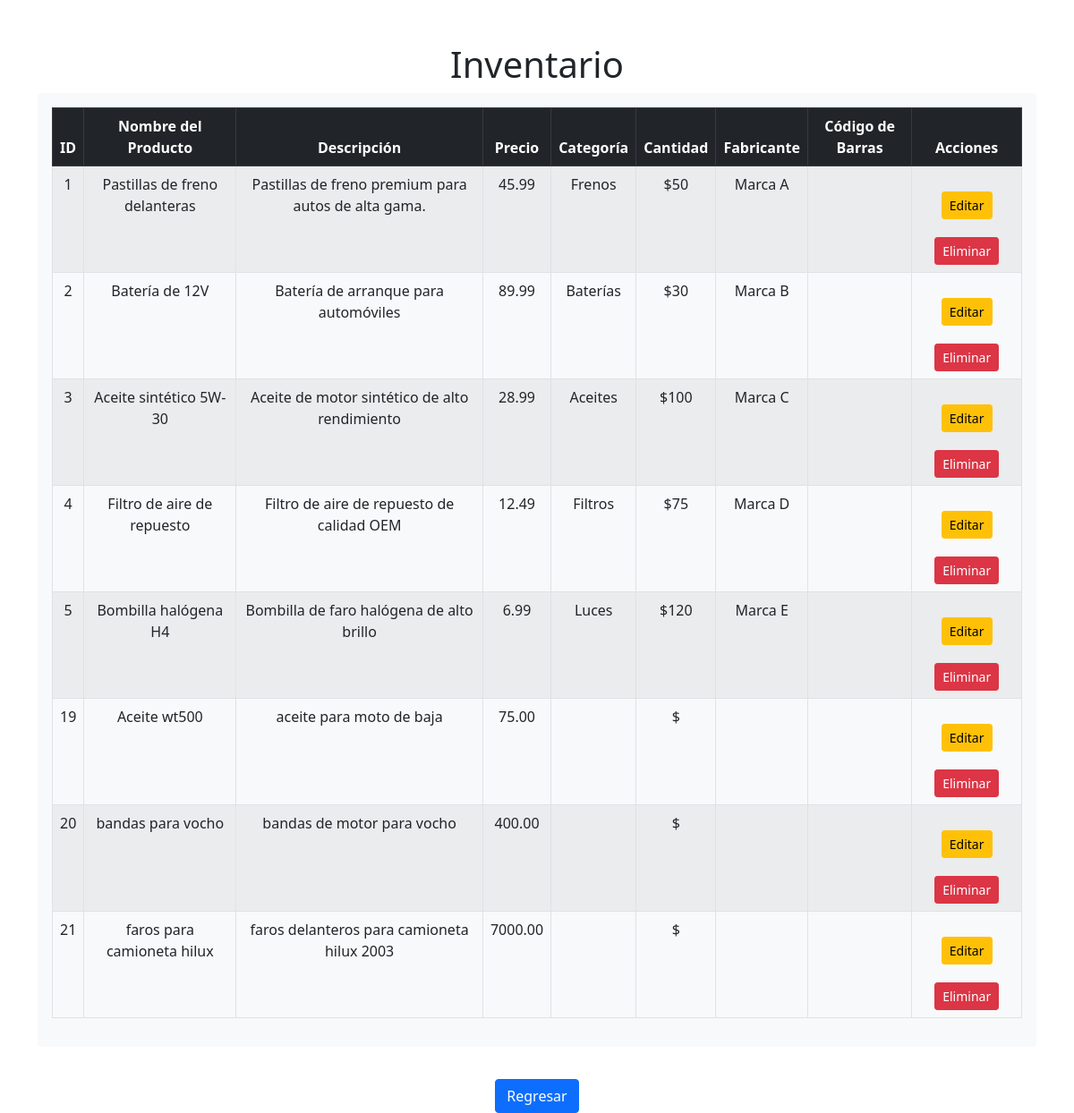
The app's page /php/inventario.php with its own data.
### tables this page shows
CREATE TABLE IF NOT EXISTS `productos` (
  `IDproductos` int NOT NULL AUTO_INCREMENT,
  `Nombre` varchar(255) DEFAULT NULL,
  `Descripcion` text,
  `Precio` decimal(10,2) DEFAULT NULL,
  `Categoria` varchar(50) DEFAULT NULL,
  `Fabricante` varchar(100) DEFAULT NULL,
  `CantidadStock` int DEFAULT NULL,
  `destacado` varchar(45) DEFAULT NULL,
  `fecha_agregado` date DEFAULT NULL,
  `CodigoBarras` longblob,
  PRIMARY KEY (`IDproductos`)
);

### php/inventario.php (the view, shortened to what this page needs)
<!DOCTYPE html>
<html lang="es">
<head>
    <link rel="stylesheet" href="https://cdn.jsdelivr.net/npm/bootstrap@5.0.2/dist/css/bootstrap.min.css">
    <link rel="stylesheet" href="https://cdnjs.cloudflare.com/ajax/libs/animate.css/4.1.1/animate.min.css">
    <link rel="stylesheet" href="/AutoZone/Autozone/css/inventario.css">
</head>
<body>
    <div class="container mt-5 animate__animated animate__enter">
        <h1 class="text-center">Inventario</h1>
        <div class="rounded p-3 bg-light">
            <table class="table table-bordered table-striped text-center">
                <thead class="table-dark">
                    <tr>
                        <th>ID</th>
                        <th>Nombre del Producto</th>
                        <th>Descripción</th>
                        <th>Precio</th>
                        <th>Categoría</th>
                        <th>Cantidad</th>
                        <th>Fabricante</th>
                        <th>Código de Barras</th>
                        <th>Acciones</th>
                    </tr>
                </thead>
                <tbody>
                    <?php
                    include "conexionpwd.php";
                    $sql = "SELECT * FROM productos";
                    $result = $conn->query($sql);
                    if ($result->num_rows > 0) {
                        while ($row = $result->fetch_assoc()) {
                            echo "<tr>";
                            echo "<td>" . $row["IDproductos"] . "</td>";
                            echo "<td>" . $row["Nombre"] . "</td>";
                            echo "<td>" . $row["Descripcion"] . "</td>";
                            echo "<td>" . $row["Precio"] . "</td>";
                            echo "<td>" . $row["Categoria"] . "</td>";
                            echo "<td>$" . $row["CantidadStock"] . "</td>";
                            echo "<td>" . $row["Fabricante"] . "</td>";
                            echo "<td><div class='barcode' data-code='" . $row["CodigoBarras"] . "'></div></td>";
                            echo "<td>";
                            echo "<a href='/Autozone/conexion/editar.php?tabla=productos&ID=" . $row["IDproductos"] . "' class='btn btn-warning btn-sm'>Editar</a>";
                            echo "<a href='/Autozone/conexion/eliminar.php?tabla=productos&ID=" . $row["IDproductos"] . "' class='btn btn-danger btn-sm'>Eliminar</a>";
                            echo "</td>";
                            echo "</tr>";
                        }
                    } else {
                        echo "<tr><td colspan='9'>No se encontraron productos en el inventario.</td></tr>";
                    }
                    ?>
                </tbody>
            </table>
        </div>
        <div class="text-center mt-3">
            <a href="index.php" class="btn btn-primary">Regresar</a>
        </div>
    </div>
</body>
</html>

### css/inventario.css (style rules this page uses)
a { display: inline-block; margin-top: 20px; padding: 10px 20px; background-color: #333; color: #fff; text-decoration: none; text-align: center; font-weight: bold; border-radius: 5px; }

### records on screen
productos: IDproductos "1", Nombre "Pastillas de freno delanteras", Descripcion "Pastillas de freno premium para autos de alta gama.", Precio "45.99", Categoria "Frenos", CantidadStock "50", Fabricante "Marca A"
productos: IDproductos "2", Nombre "Batería de 12V", Descripcion "Batería de arranque para automóviles", Precio "89.99", Categoria "Baterías", CantidadStock "30", Fabricante "Marca B"
productos: IDproductos "3", Nombre "Aceite sintético 5W-30", Descripcion "Aceite de motor sintético de alto rendimiento", Precio "28.99", Categoria "Aceites", CantidadStock "100", Fabricante "Marca C"
productos: IDproductos "4", Nombre "Filtro de aire de repuesto", Descripcion "Filtro de aire de repuesto de calidad OEM", Precio "12.49", Categoria "Filtros", CantidadStock "75", Fabricante "Marca D"
productos: IDproductos "5", Nombre "Bombilla halógena H4", Descripcion "Bombilla de faro halógena de alto brillo", Precio "6.99", Categoria "Luces", CantidadStock "120", Fabricante "Marca E"
productos: IDproductos "19", Nombre "Aceite wt500", Descripcion "aceite para moto de baja", Precio "75.00"
productos: IDproductos "20", Nombre "bandas para vocho", Descripcion "bandas de motor para vocho", Precio "400.00"
productos: IDproductos "21", Nombre "faros para camioneta hilux", Descripcion "faros delanteros para camioneta hilux 2003", Precio "7000.00"
